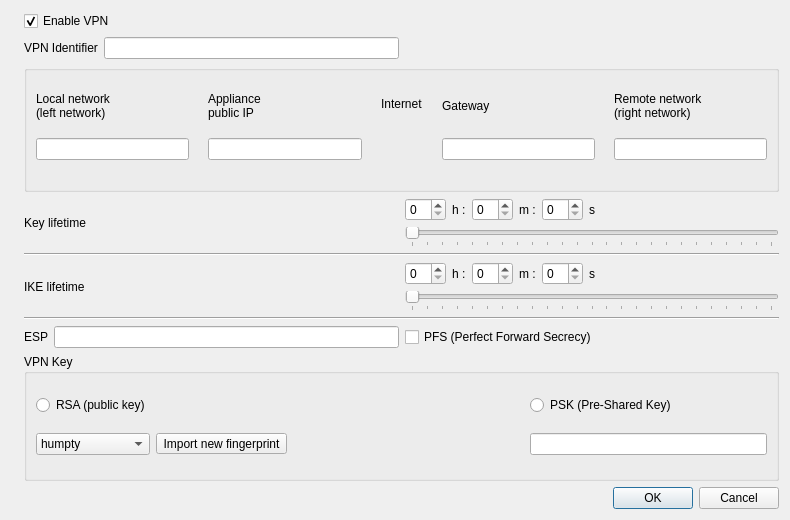
<?xml version="1.0" encoding="UTF-8"?>
<ui version="4.0">
 <class>Dialog</class>
 <widget class="QDialog" name="Dialog">
  <property name="geometry">
   <rect>
    <x>0</x>
    <y>0</y>
    <width>790</width>
    <height>520</height>
   </rect>
  </property>
  <property name="windowTitle">
   <string>Site to site VPN (IPsec) wizard</string>
  </property>
  <layout class="QHBoxLayout" name="horizontalLayout">
   <item>
    <widget class="QLabel" name="label_15">
     <property name="text">
      <string/>
     </property>
     <property name="pixmap">
      <pixmap resource="../../../../../nucentral-edenwall/resources/edenwall.qrc">:/images/wizard_watermark.png</pixmap>
     </property>
     <property name="alignment">
      <set>Qt::AlignLeading|Qt::AlignLeft|Qt::AlignTop</set>
     </property>
    </widget>
   </item>
   <item>
    <layout class="QGridLayout" name="gridLayout">
     <item row="2" column="0">
      <widget class="QCheckBox" name="enabled">
       <property name="text">
        <string>Enable VPN</string>
       </property>
       <property name="checked">
        <bool>true</bool>
       </property>
      </widget>
     </item>
     <item row="2" column="1" rowspan="2">
      <widget class="QLabel" name="label_16">
       <property name="text">
        <string/>
       </property>
       <property name="pixmap">
        <pixmap resource="../../../../../nucentral-edenwall/resources/edenwall.qrc">:/icons-32/vpn.png</pixmap>
       </property>
       <property name="alignment">
        <set>Qt::AlignRight|Qt::AlignTrailing|Qt::AlignVCenter</set>
       </property>
      </widget>
     </item>
     <item row="3" column="0">
      <layout class="QHBoxLayout" name="horizontalLayout_3">
       <item>
        <widget class="QLabel" name="label_14">
         <property name="text">
          <string>VPN Identifier</string>
         </property>
         <property name="buddy">
          <cstring>identifier</cstring>
         </property>
        </widget>
       </item>
       <item>
        <widget class="QLineEdit" name="identifier"/>
       </item>
      </layout>
     </item>
     <item row="4" column="0" colspan="2">
      <widget class="QGroupBox" name="groupBox_2">
       <property name="title">
        <string/>
       </property>
       <layout class="QHBoxLayout" name="horizontalLayout_2">
        <item>
         <layout class="QVBoxLayout" name="verticalLayout">
          <item>
           <widget class="QLabel" name="label_3">
            <property name="text">
             <string>Local network
(left network)</string>
            </property>
            <property name="buddy">
             <cstring>local_network</cstring>
            </property>
           </widget>
          </item>
          <item>
           <widget class="QLineEdit" name="local_network"/>
          </item>
          <item>
           <spacer name="horizontalSpacer_7">
            <property name="orientation">
             <enum>Qt::Horizontal</enum>
            </property>
            <property name="sizeType">
             <enum>QSizePolicy::Minimum</enum>
            </property>
            <property name="sizeHint" stdset="0">
             <size>
              <width>150</width>
              <height>20</height>
             </size>
            </property>
           </spacer>
          </item>
         </layout>
        </item>
        <item>
         <widget class="QLabel" name="label_6">
          <property name="text">
           <string/>
          </property>
          <property name="pixmap">
           <pixmap resource="../../../../../nucentral-edenwall/resources/edenwall.qrc">:/icons-32/go-next.png</pixmap>
          </property>
         </widget>
        </item>
        <item>
         <layout class="QVBoxLayout" name="verticalLayout_5">
          <item>
           <widget class="QLabel" name="label_5">
            <property name="text">
             <string>Appliance
public IP</string>
            </property>
            <property name="buddy">
             <cstring>public_address</cstring>
            </property>
           </widget>
          </item>
          <item>
           <widget class="QLineEdit" name="public_address">
            <property name="enabled">
             <bool>true</bool>
            </property>
           </widget>
          </item>
          <item>
           <spacer name="horizontalSpacer_6">
            <property name="orientation">
             <enum>Qt::Horizontal</enum>
            </property>
            <property name="sizeType">
             <enum>QSizePolicy::Minimum</enum>
            </property>
            <property name="sizeHint" stdset="0">
             <size>
              <width>150</width>
              <height>20</height>
             </size>
            </property>
           </spacer>
          </item>
         </layout>
        </item>
        <item>
         <widget class="QLabel" name="label_8">
          <property name="text">
           <string/>
          </property>
          <property name="pixmap">
           <pixmap resource="../../../../../nucentral-edenwall/resources/edenwall.qrc">:/icons-32/go-next.png</pixmap>
          </property>
         </widget>
        </item>
        <item>
         <layout class="QVBoxLayout" name="verticalLayout_4">
          <item>
           <widget class="QLabel" name="label_7">
            <property name="text">
             <string>Internet</string>
            </property>
           </widget>
          </item>
          <item>
           <widget class="QLabel" name="label_2">
            <property name="text">
             <string/>
            </property>
            <property name="pixmap">
             <pixmap resource="../../../../../nucentral-edenwall/resources/edenwall.qrc">:/icons/worldmap.png</pixmap>
            </property>
           </widget>
          </item>
         </layout>
        </item>
        <item>
         <widget class="QLabel" name="label_9">
          <property name="text">
           <string/>
          </property>
          <property name="pixmap">
           <pixmap resource="../../../../../nucentral-edenwall/resources/edenwall.qrc">:/icons-32/go-next.png</pixmap>
          </property>
         </widget>
        </item>
        <item>
         <layout class="QVBoxLayout" name="verticalLayout_2">
          <item>
           <widget class="QLabel" name="label">
            <property name="text">
             <string>Gateway</string>
            </property>
            <property name="buddy">
             <cstring>gateway</cstring>
            </property>
           </widget>
          </item>
          <item>
           <widget class="QLineEdit" name="gateway"/>
          </item>
          <item>
           <spacer name="horizontalSpacer_5">
            <property name="orientation">
             <enum>Qt::Horizontal</enum>
            </property>
            <property name="sizeType">
             <enum>QSizePolicy::Minimum</enum>
            </property>
            <property name="sizeHint" stdset="0">
             <size>
              <width>150</width>
              <height>20</height>
             </size>
            </property>
           </spacer>
          </item>
         </layout>
        </item>
        <item>
         <widget class="QLabel" name="label_10">
          <property name="text">
           <string/>
          </property>
          <property name="pixmap">
           <pixmap resource="../../../../../nucentral-edenwall/resources/edenwall.qrc">:/icons-32/go-next.png</pixmap>
          </property>
         </widget>
        </item>
        <item>
         <layout class="QVBoxLayout" name="verticalLayout_3">
          <item>
           <widget class="QLabel" name="label_4">
            <property name="text">
             <string>Remote network
(right network)</string>
            </property>
            <property name="buddy">
             <cstring>remote_network</cstring>
            </property>
           </widget>
          </item>
          <item>
           <widget class="QLineEdit" name="remote_network"/>
          </item>
          <item>
           <spacer name="horizontalSpacer_8">
            <property name="orientation">
             <enum>Qt::Horizontal</enum>
            </property>
            <property name="sizeType">
             <enum>QSizePolicy::Minimum</enum>
            </property>
            <property name="sizeHint" stdset="0">
             <size>
              <width>150</width>
              <height>20</height>
             </size>
            </property>
           </spacer>
          </item>
         </layout>
        </item>
       </layout>
      </widget>
     </item>
     <item row="5" column="0">
      <widget class="QLabel" name="label_11">
       <property name="text">
        <string>Key lifetime</string>
       </property>
      </widget>
     </item>
     <item row="7" column="0">
      <widget class="QLabel" name="label_12">
       <property name="text">
        <string>IKE lifetime</string>
       </property>
      </widget>
     </item>
     <item row="11" column="0" colspan="2">
      <widget class="QGroupBox" name="groupBox">
       <property name="title">
        <string>VPN Key</string>
       </property>
       <layout class="QGridLayout" name="gridLayout_2">
        <item row="0" column="0">
         <widget class="QRadioButton" name="rsa_choice">
          <property name="text">
           <string>RSA (public key)</string>
          </property>
         </widget>
        </item>
        <item row="0" column="3">
         <widget class="QRadioButton" name="psk_choice">
          <property name="text">
           <string>PSK (Pre-Shared Key)</string>
          </property>
         </widget>
        </item>
        <item row="1" column="3">
         <widget class="QLineEdit" name="psk">
          <property name="styleSheet">
           <string notr="true">QLineEdit::disabled{background-color:rgb(229, 229, 229);}</string>
          </property>
         </widget>
        </item>
        <item row="1" column="0">
         <widget class="QComboBox" name="rsacombo">
          <item>
           <property name="text">
            <string>humpty</string>
           </property>
          </item>
          <item>
           <property name="text">
            <string>dumpty</string>
           </property>
          </item>
         </widget>
        </item>
        <item row="1" column="2">
         <spacer name="horizontalSpacer_3">
          <property name="orientation">
           <enum>Qt::Horizontal</enum>
          </property>
          <property name="sizeHint" stdset="0">
           <size>
            <width>40</width>
            <height>20</height>
           </size>
          </property>
         </spacer>
        </item>
        <item row="1" column="1">
         <widget class="QToolButton" name="importrsa">
          <property name="text">
           <string>Import new fingerprint</string>
          </property>
          <property name="icon">
           <iconset resource="../../../../../nucentral-edenwall/resources/edenwall.qrc">
            <normaloff>:/icons-20/add_new_key.png</normaloff>:/icons-20/add_new_key.png</iconset>
          </property>
          <property name="popupMode">
           <enum>QToolButton::InstantPopup</enum>
          </property>
          <property name="toolButtonStyle">
           <enum>Qt::ToolButtonTextUnderIcon</enum>
          </property>
          <property name="autoRaise">
           <bool>false</bool>
          </property>
         </widget>
        </item>
       </layout>
      </widget>
     </item>
     <item row="12" column="0">
      <spacer name="horizontalSpacer_2">
       <property name="orientation">
        <enum>Qt::Horizontal</enum>
       </property>
       <property name="sizeHint" stdset="0">
        <size>
         <width>346</width>
         <height>22</height>
        </size>
       </property>
      </spacer>
     </item>
     <item row="12" column="1">
      <widget class="QDialogButtonBox" name="buttonBox">
       <property name="standardButtons">
        <set>QDialogButtonBox::Cancel|QDialogButtonBox::Ok</set>
       </property>
      </widget>
     </item>
     <item row="5" column="1">
      <layout class="QGridLayout" name="gridLayout_3">
       <item row="0" column="0">
        <widget class="QSpinBox" name="key_lifetime_hours">
         <property name="maximum">
          <number>24</number>
         </property>
        </widget>
       </item>
       <item row="0" column="1">
        <widget class="QLabel" name="label_18">
         <property name="text">
          <string>h :</string>
         </property>
         <property name="buddy">
          <cstring>key_lifetime_hours</cstring>
         </property>
        </widget>
       </item>
       <item row="0" column="2">
        <widget class="QSpinBox" name="key_lifetime_minutes">
         <property name="maximum">
          <number>59</number>
         </property>
        </widget>
       </item>
       <item row="0" column="3">
        <widget class="QLabel" name="label_19">
         <property name="text">
          <string>m :</string>
         </property>
         <property name="buddy">
          <cstring>key_lifetime_minutes</cstring>
         </property>
        </widget>
       </item>
       <item row="0" column="4">
        <widget class="QSpinBox" name="key_lifetime_seconds">
         <property name="maximum">
          <number>59</number>
         </property>
        </widget>
       </item>
       <item row="0" column="5">
        <widget class="QLabel" name="label_17">
         <property name="text">
          <string>s</string>
         </property>
         <property name="buddy">
          <cstring>key_lifetime_seconds</cstring>
         </property>
        </widget>
       </item>
       <item row="0" column="6">
        <spacer name="horizontalSpacer">
         <property name="orientation">
          <enum>Qt::Horizontal</enum>
         </property>
         <property name="sizeHint" stdset="0">
          <size>
           <width>128</width>
           <height>20</height>
          </size>
         </property>
        </spacer>
       </item>
       <item row="1" column="0" colspan="7">
        <widget class="QSlider" name="key_lifetime_dial">
         <property name="maximum">
          <number>86400</number>
         </property>
         <property name="orientation">
          <enum>Qt::Horizontal</enum>
         </property>
         <property name="tickPosition">
          <enum>QSlider::TicksBelow</enum>
         </property>
         <property name="tickInterval">
          <number>3600</number>
         </property>
        </widget>
       </item>
      </layout>
     </item>
     <item row="7" column="1">
      <layout class="QGridLayout" name="gridLayout_4">
       <item row="0" column="0">
        <widget class="QSpinBox" name="ike_lifetime_hours">
         <property name="maximum">
          <number>24</number>
         </property>
        </widget>
       </item>
       <item row="0" column="1">
        <widget class="QLabel" name="label_21">
         <property name="text">
          <string>h :</string>
         </property>
         <property name="buddy">
          <cstring>ike_lifetime_hours</cstring>
         </property>
        </widget>
       </item>
       <item row="0" column="2">
        <widget class="QSpinBox" name="ike_lifetime_minutes">
         <property name="maximum">
          <number>59</number>
         </property>
        </widget>
       </item>
       <item row="0" column="3">
        <widget class="QLabel" name="label_22">
         <property name="text">
          <string>m :</string>
         </property>
         <property name="buddy">
          <cstring>ike_lifetime_minutes</cstring>
         </property>
        </widget>
       </item>
       <item row="0" column="4">
        <widget class="QSpinBox" name="ike_lifetime_seconds">
         <property name="maximum">
          <number>59</number>
         </property>
        </widget>
       </item>
       <item row="0" column="5">
        <widget class="QLabel" name="label_20">
         <property name="text">
          <string>s</string>
         </property>
         <property name="buddy">
          <cstring>ike_lifetime_seconds</cstring>
         </property>
        </widget>
       </item>
       <item row="0" column="6">
        <spacer name="horizontalSpacer_4">
         <property name="orientation">
          <enum>Qt::Horizontal</enum>
         </property>
         <property name="sizeHint" stdset="0">
          <size>
           <width>128</width>
           <height>20</height>
          </size>
         </property>
        </spacer>
       </item>
       <item row="1" column="0" colspan="7">
        <widget class="QSlider" name="ike_lifetime_dial">
         <property name="maximum">
          <number>86400</number>
         </property>
         <property name="orientation">
          <enum>Qt::Horizontal</enum>
         </property>
         <property name="tickPosition">
          <enum>QSlider::TicksBelow</enum>
         </property>
         <property name="tickInterval">
          <number>3600</number>
         </property>
        </widget>
       </item>
      </layout>
     </item>
     <item row="6" column="0" colspan="2">
      <widget class="Line" name="line">
       <property name="orientation">
        <enum>Qt::Horizontal</enum>
       </property>
      </widget>
     </item>
     <item row="8" column="0" colspan="2">
      <widget class="Line" name="line_2">
       <property name="orientation">
        <enum>Qt::Horizontal</enum>
       </property>
      </widget>
     </item>
     <item row="9" column="0">
      <layout class="QHBoxLayout" name="horizontalLayout_4">
       <item>
        <widget class="QLabel" name="label_13">
         <property name="text">
          <string>ESP</string>
         </property>
         <property name="buddy">
          <cstring>esp</cstring>
         </property>
        </widget>
       </item>
       <item>
        <widget class="QLineEdit" name="esp"/>
       </item>
      </layout>
     </item>
     <item row="9" column="1">
      <widget class="QCheckBox" name="pfs">
       <property name="text">
        <string>PFS (Perfect Forward Secrecy)</string>
       </property>
      </widget>
     </item>
    </layout>
   </item>
  </layout>
 </widget>
 <tabstops>
  <tabstop>enabled</tabstop>
  <tabstop>identifier</tabstop>
  <tabstop>local_network</tabstop>
  <tabstop>public_address</tabstop>
  <tabstop>gateway</tabstop>
  <tabstop>remote_network</tabstop>
  <tabstop>rsa_choice</tabstop>
  <tabstop>rsacombo</tabstop>
  <tabstop>importrsa</tabstop>
  <tabstop>psk_choice</tabstop>
  <tabstop>psk</tabstop>
  <tabstop>buttonBox</tabstop>
 </tabstops>
 <resources>
  <include location="../../../../../nucentral-edenwall/resources/edenwall.qrc"/>
  <include location="../../../../../nucentral-edenwall/resources/edenwall.qrc"/>
 </resources>
 <connections>
  <connection>
   <sender>rsa_choice</sender>
   <signal>toggled(bool)</signal>
   <receiver>psk</receiver>
   <slot>setDisabled(bool)</slot>
   <hints>
    <hint type="sourcelabel">
     <x>212</x>
     <y>406</y>
    </hint>
    <hint type="destinationlabel">
     <x>593</x>
     <y>442</y>
    </hint>
   </hints>
  </connection>
  <connection>
   <sender>psk_choice</sender>
   <signal>toggled(bool)</signal>
   <receiver>rsacombo</receiver>
   <slot>setDisabled(bool)</slot>
   <hints>
    <hint type="sourcelabel">
     <x>608</x>
     <y>401</y>
    </hint>
    <hint type="destinationlabel">
     <x>183</x>
     <y>448</y>
    </hint>
   </hints>
  </connection>
  <connection>
   <sender>buttonBox</sender>
   <signal>accepted()</signal>
   <receiver>Dialog</receiver>
   <slot>accept()</slot>
   <hints>
    <hint type="sourcelabel">
     <x>665</x>
     <y>498</y>
    </hint>
    <hint type="destinationlabel">
     <x>317</x>
     <y>519</y>
    </hint>
   </hints>
  </connection>
  <connection>
   <sender>buttonBox</sender>
   <signal>rejected()</signal>
   <receiver>Dialog</receiver>
   <slot>reject()</slot>
   <hints>
    <hint type="sourcelabel">
     <x>612</x>
     <y>489</y>
    </hint>
    <hint type="destinationlabel">
     <x>204</x>
     <y>515</y>
    </hint>
   </hints>
  </connection>
  <connection>
   <sender>psk_choice</sender>
   <signal>toggled(bool)</signal>
   <receiver>importrsa</receiver>
   <slot>setDisabled(bool)</slot>
   <hints>
    <hint type="sourcelabel">
     <x>577</x>
     <y>398</y>
    </hint>
    <hint type="destinationlabel">
     <x>393</x>
     <y>425</y>
    </hint>
   </hints>
  </connection>
 </connections>
</ui>
